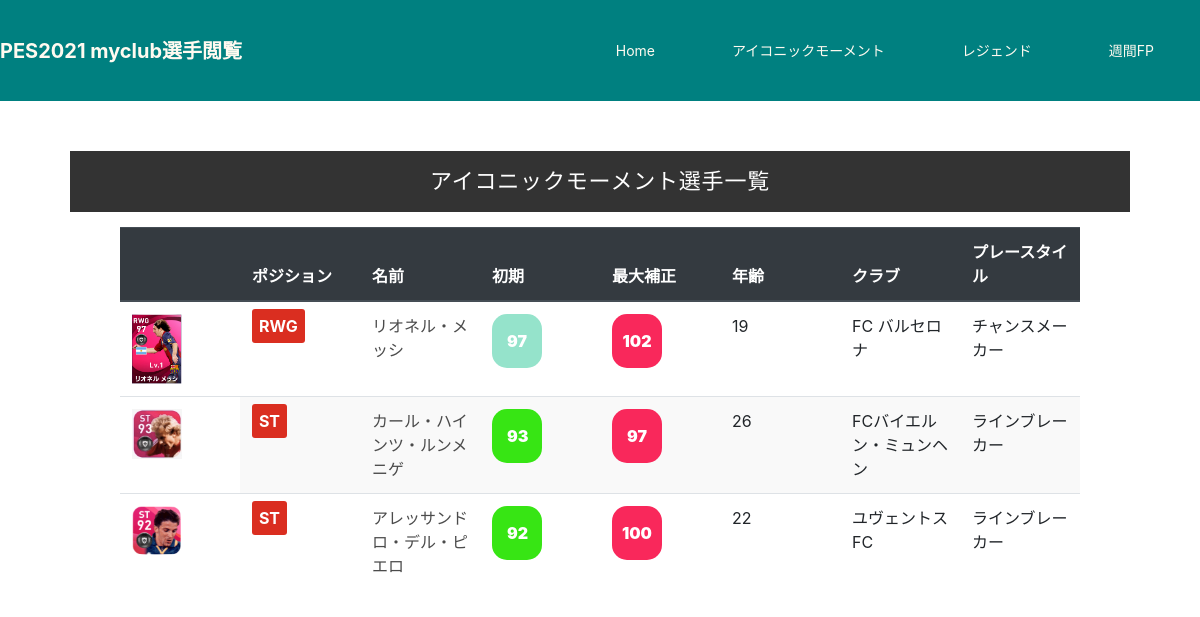
Screenshot of /iconiclist/ with the database file from the repository.
### pespost/models.py (models this page shows, shortened)
class Player(models.Model):
    date_field = models.DateField('リリース日', blank=True, null=True)
    initial = models.IntegerField('初期総合値')
    maximum = models.IntegerField('最大総合値')
    level = models.IntegerField('最大レベル')
    player_style = models.CharField('選手タイプ', max_length=20)
    rarity = models.CharField('レアリティ', max_length=10)
    player_name = models.CharField('選手名', max_length=50)
    country = models.CharField('国名', max_length=30)
    league = models.CharField('所属リーグ', max_length=30)
    club = models.CharField('所属クラブ', max_length=30)
    age = models.IntegerField('年齢')
    height = models.IntegerField('身長')
    body_weight = models.IntegerField('体重')
    dominant_foot = models.CharField('利き足', max_length=2)
    position = models.CharField('ポジション', max_length=4)
    playstyle = models.CharField('プレースタイル', max_length=30)
    player_image = models.ImageField(upload_to='')

### pespost/views.py (the view)
# urls.py: path('iconiclist/', iconicListView.as_view(), name='iconiclist'),
class iconicListView(ListView):
    model = Player
    template_name = 'iconic_list.html'
    def get_queryset(self):
        return Player.objects.filter(player_style='アイコニックモーメント')

### pespost/templatetags/basetemp.py (called while the page is built)
@register.filter
def list_css(ability_point):
    if ability_point >= 95:
        return "list_NF"
    else:
        return "list_EF"

@register.filter
def list_posi(position):
    if position == 'CF' or position == 'ST' or position == 'LWG' or position == 'RWG':
        return "list_CF"
    elif position == 'LSB' or position == 'CB' or position == 'RSB':
        return "list_DF"
    elif position == 'GK':
        return "list_GK"
    else:
        return "list_MF"

### templates/iconic_list.html
{% extends 'base.html' %}
{% load static %}
{% load basetemp %}
{% block header %}
<link rel='stylesheet' type="text/css" href="{% static 'css/style.css' %}">
{% endblock header %}
{% block content %}
<h2 class="list_player_header">アイコニックモーメント選手一覧</h2>
<div class="list_table">
<table class="table" align="center">
  <thead class="thead-dark">
    <tr>
      <th scope="col"></th>
      <th scope="col">ポジション</th>
      <th scope="col">名前</th>
      <th scope="col">初期</th>
      <th scope="col">最大補正</th>
      <th scope="col">年齢</th>
      <th scope="col">クラブ</th>
      <th scope="col">プレースタイル</th>
    </tr>
  </thead>
  <tbody>
  {% for item in object_list %}
    <tr>
      <th scope="row"><img src='{{item.player_image.url}}' width=50></th>
      <td><span class={{ item.position|list_posi }}>{{ item.position }}</span></td>
      <td><span class="span"><a href="{% url 'detail' item.pk %}" >{{ item.player_name }}</a></span></td>
      <td><span class={{ item.initial|list_css }}><strong>{{ item.initial }}</strong></span></td>
      <td><span style="background:#f9285b;" class={{ item.maximum|list_css }}><strong>{{ item.maximum }}</strong></span></td>
      <td><span class="span">{{ item.age }}</span></td>
      <td><span class="span">{{ item.club }}</span></td>
      <td><span class="span">{{ item.playstyle }}</span></td>
    </tr>
  {% endfor %}
  </tbody>
</table>
</div>
{% endblock content %}

### templates/base.html (shortened to what this page needs)
{% load static %}
<!doctype html>
<html lang="ja">
  <head>
    <link rel="stylesheet" href="https://stackpath.bootstrapcdn.com/bootstrap/4.5.0/css/bootstrap.min.css">
<link rel='stylesheet' type="text/css" href="{% static 'css/style.css' %}">
    {% block header %}
    {% endblock header %}
  </head>
  <body>
    <header class="site-header">
      <div class="wrapper site-header__wrapper">
        <a href="#" class="brand">PES2021 myclub選手閲覧</a>
        <nav class="nav">
          <ul class="nav__wrapper">
            <li class="nav__item"><a href="#">Home</a></li>
            <li class="nav__item"><a href="{% url 'iconiclist' %}">アイコニックモーメント</a></li>
            <li class="nav__item"><a href="{% url 'legendlist' %}">レジェンド</a></li>
            <li class="nav__item"><a href="{% url 'fplist' %}">週間FP</a></li>
          </ul>
        </nav>
      </div>
    </header>
    {% block content %}
    {% endblock content %}
  </body>
</html>

### static/css/style.css (style rules this page uses)
.brand { font-weight: bold; font-size: 20px; color: #fffaf0; }
.site-header { position: relative; background-color: #008080; }
.site-header__wrapper { padding-top: 1rem; padding-bottom: 1rem; }
@media (min-width: 600px) { .site-header__wrapper { display: flex; justify-content: space-between; align-items: center; padding-top: 0; padding-bottom: 0; } }
@media (min-width: 600px) { .nav__wrapper { display: flex; } }
.nav__item a { color: #fffaf0; display: block; padding: 1.5rem 1rem; margin-right: 30px; }
a { text-decoration: none; color: #4b4b4b; }
ul { display: flex; list-style-type: disc; margin-block-start: 1em; margin-block-end: 1em; margin-inline-start: 0px; margin-inline-end: 0px; padding-inline-start: 40px; }
li { margin: 0 0 0 15px; font-size: 14px; list-style: none; }
.list_player_header { display: block; text-align: center; margin: 50px 70px 15px; padding: 5px; font-size: 22px; line-height: 2.3; letter-spacing: .05rem; background: #333; color: #fff; }
.table { padding: center; width: 80%; table-layout: fixed; }
.list_table tr:nth-child(even) td { background-color: #f9f9f9; }
.list_NF { display: block; padding: 15px 5px 15px 5px; border-radius: 15px; font-weight: bold; width: 50px; text-align: center; background-color: #95e3cb; color: #ffffff; }
.list_EF { display: block; padding: 15px; border-radius: 15px; font-weight: bold; width: 50px; text-align: center; background-color: #37e514; color: #ffffff; }
.list_CF { background: #da2e20; color: #fff; font-weight: bold; padding: 7px; border-radius: 3px; }

### rows the page displays
Player: player_image (picture), position "RWG", player_name "リオネル・メッシ", initial "97", maximum "102", age "19", club "FC バルセロナ", playstyle "チャンスメーカー"
Player: player_image (picture), position "ST", player_name "カール・ハインツ・ルンメニゲ", initial "93", maximum "97", age "26", club "FCバイエルン・ミュンヘン", playstyle "ラインブレーカー"
Player: player_image (picture), position "ST", player_name "アレッサンドロ・デル・ピエロ", initial "92", maximum "100", age "22", club "ユヴェントスFC", playstyle "ラインブレーカー"
